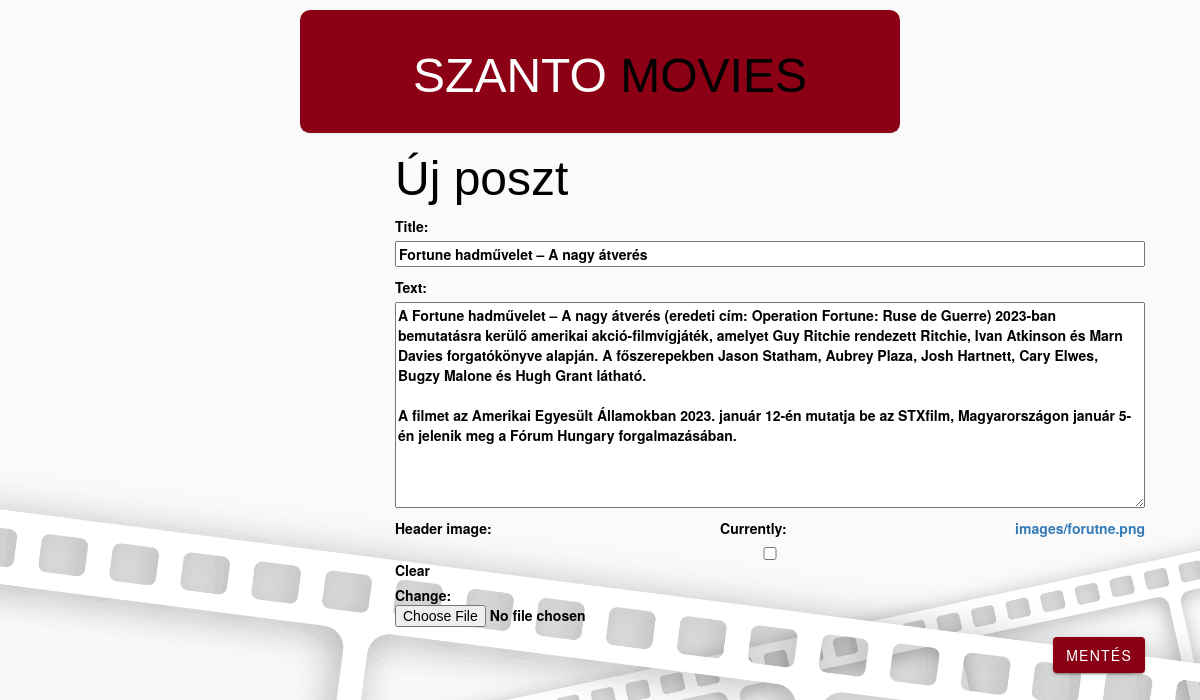
Screenshot of /post/35/edit/ with the database file from the repository.
### blog/models.py (models this page shows, shortened)
class Post(models.Model):
    author = models.ForeignKey(settings.AUTH_USER_MODEL, on_delete=models.CASCADE)
    title = models.CharField(max_length=200)
    header_image = models.ImageField(null=True, blank=True, upload_to="images/")
    video = EmbedVideoField()
    text = models.TextField()
    created_date = models.DateTimeField(
            default=timezone.now)
    published_date = models.DateTimeField(
            blank=True, null=True)

### blog/views.py (the view)
# urls.py: url(r'^post/(?P<pk>[0-9]+)/edit/$', views.post_edit, name='post_edit'),
def post_edit(request, pk):
    post = get_object_or_404(Post, pk=pk)
    if request.method == "POST":
        form = PostForm(request.POST, instance=post)
        if form.is_valid():
            post = form.save(commit=False)
            post.author = request.user
            post.published_date = timezone.now()
            post.save()
            return redirect('post_detail', pk=post.pk)
    else:
        form = PostForm(instance=post)
    return render(request, 'blog/post_edit.html', {'form': form})

### blog/forms.py
class PostForm(forms.ModelForm):
    class Meta:
        model = Post
        fields = ('title', 'text', 'header_image')

### blog/templates/blog/post_edit.html
{% extends 'blog/base.html' %}
{% block content %}
    <h1>Új poszt</h1>
    <form method="POST" enctype="multipart/form-data" class="post-form">{% csrf_token %}
        {{ form.as_p }}
        <button type="submit" class="save btn">Mentés</button>
    </form>
{% endblock %}

### blog/static/style.css (style rules this page uses)
#bg { background-size: 1920px 1080px; background-repeat: no-repeat; background-position: top; background-attachment: fixed; }
body { background-color: rgb(255, 255, 255); }
p { color: rgb(0, 0, 0); text-align: justify; font-weight: 600; }
.page-header h1, .page-header h1 a, .page-header h1 a:visited, .page-header h1 a:active { color: #000000; font-size: 36pt; text-decoration: none; }
h1, h2, h3, h4 { font-family: Impact, Haettenschweiler, 'Arial Narrow Bold', sans-serif; }
.save { float: right; }
.post-form textarea, .post-form input { width: 100%; }
button { display: inline-block; outline: none; cursor: pointer; font-weight: 500; border-radius: 3px; padding: 0 16px; border-radius: 4px; color: #fff; background-color: rgb(139, 0, 21); line-height: 1.15; font-size: 14px; height: 36px; word-spacing: 0px; letter-spacing: .0892857143em; text-decoration: none; text-transform: uppercase; min-width: 64px; border: none; text-align: center; box-shadow: 0px 3px 1px -2px rgb(0 0 0 / 20%), 0px 2px 2px 0px rgb(0 0 0 / 14%), 0px 1px 5px 0px rgb(0 0 0 / 12%); transition: box-shadow 280ms cubic-bezier(0.4, 0, 0.2, 1); }

### rows the page displays
Post: title "Fortune hadművelet – A nagy átverés", text "A Fortune hadművelet – A nagy átverés (eredeti cím: Operation Fortune: Ruse de Guerre) 2023-ban bemutatásra kerülő amerikai akció-filmvígjáték, amelyet Guy Ritchie rendezett Ritchie, Ivan Atkinson és Marn Davies forgatókönyve alapján. A főszerepekben Jason Statham, Aubrey Plaza, Josh Hartnett, Cary Elwes, Bugzy Malone és Hugh Grant látható. A filmet az Amerikai Egyesült Államokban 2023. január 12-én mutatja be az STXfilm, Magyarországon január 5-én jelenik meg a Fórum Hungary forgalmazásában."
